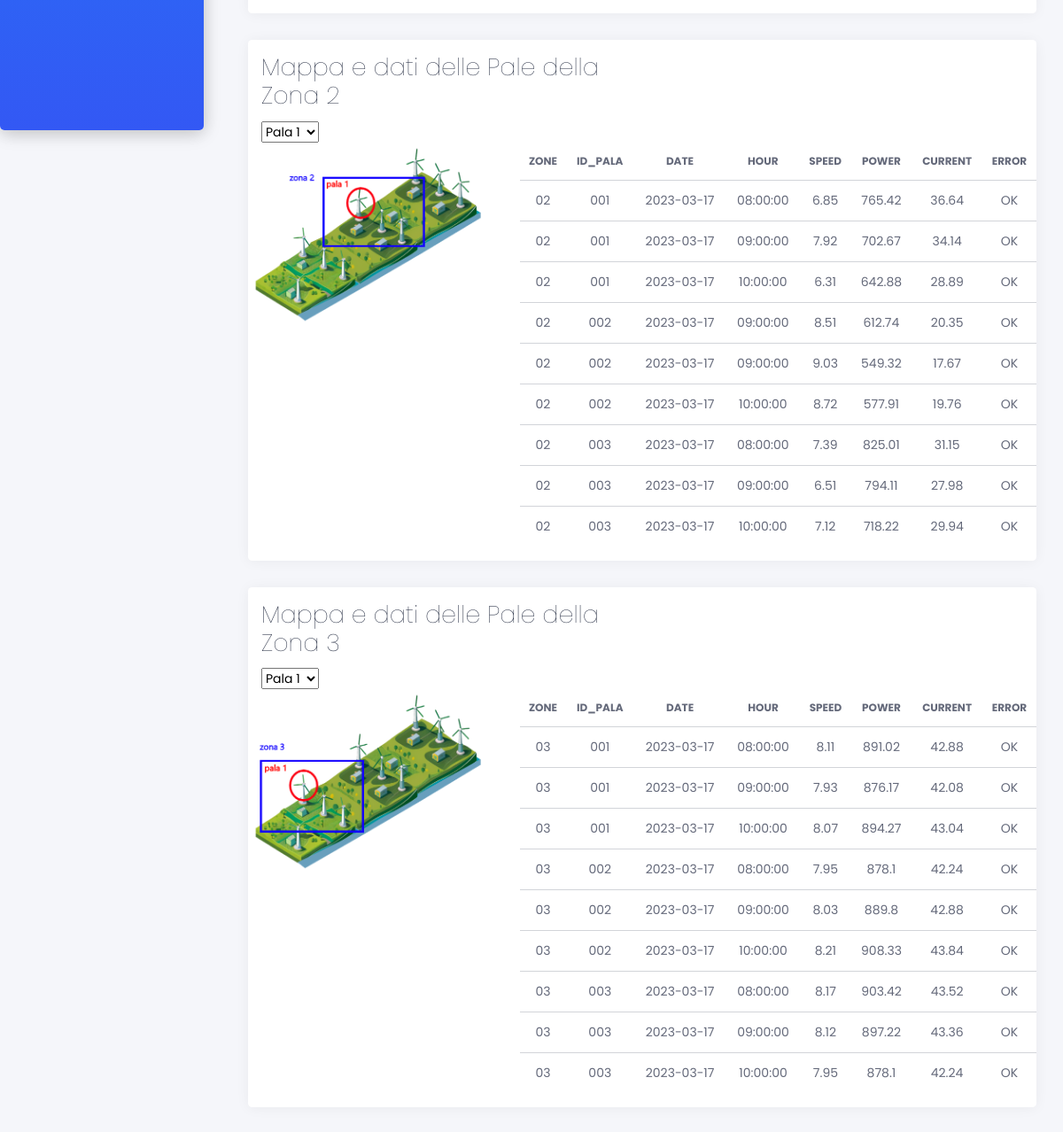
/pale (lower part), run on an earlier commit of the app's database.
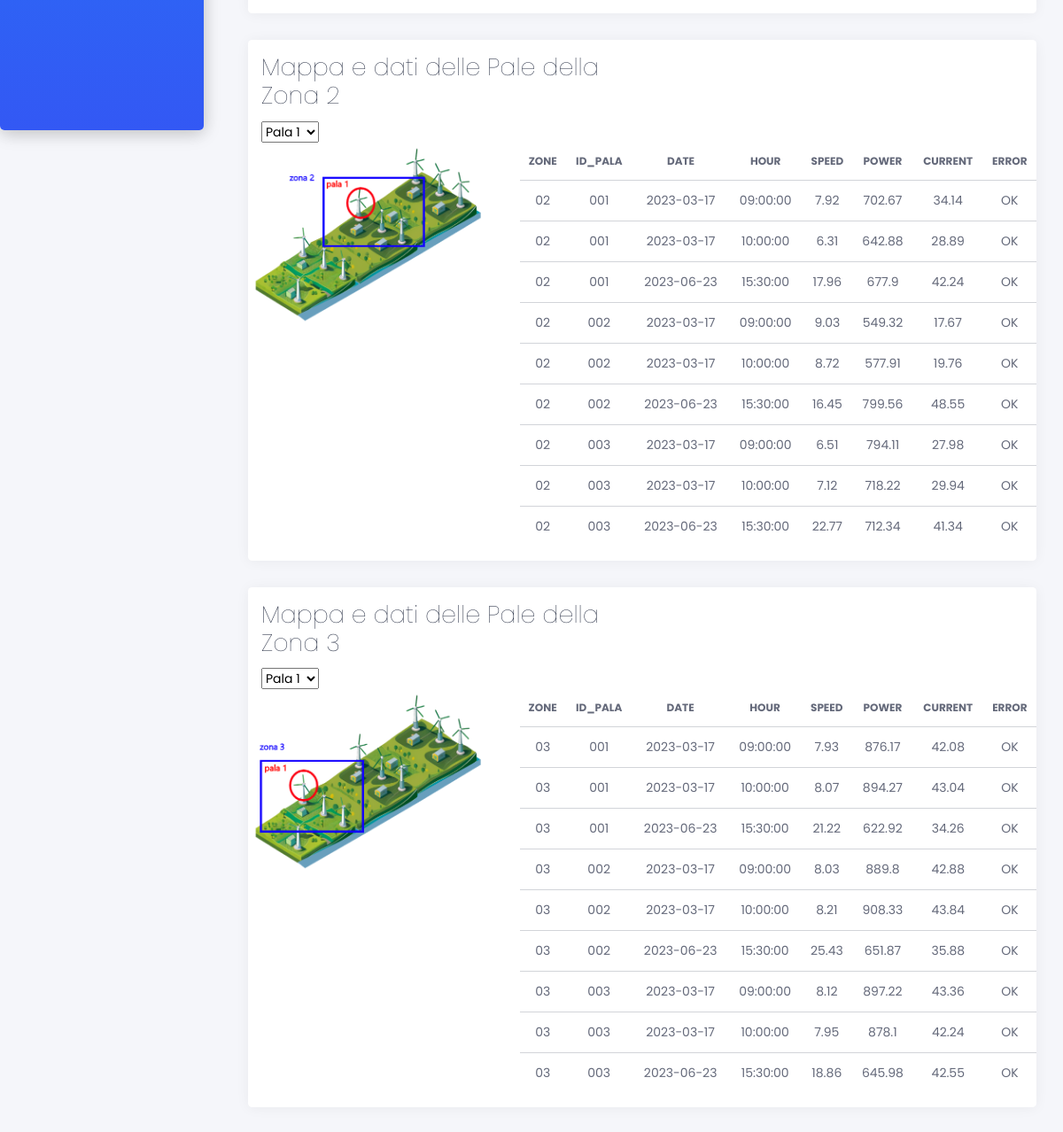
And on a later commit of the database.
### tables this page shows
CREATE TABLE arduino (
				   zone TEXT,
				   id TEXT,
				   date DATE,
				   hour TIME,
                   speed FLOAT,
                   power FLOAT,
				   current FLOAT,
				   error TEXT);

### apps/home/routes.py (the view)
@blueprint.route('/pale')
def pale():
    with get_db() as conn:
        arduino_all_data = conn.execute('SELECT * FROM arduino').fetchall()
        turbine_data= conn.execute(
                        "SELECT subquery3.zone, subquery3.id, subquery3.date, subquery3.hour, subquery3.speed, subquery3.power, subquery3.current, subquery3.error "
                        "FROM ( "
                        "    SELECT subquery2.*, ROW_NUMBER() OVER (PARTITION BY subquery2.zone, subquery2.id ORDER BY subquery2.date DESC, subquery2.hour DESC) AS rn "
                        "    FROM ( "
                        "        SELECT t.* "
                        "        FROM arduino t "
                        "        ORDER BY t.zone, t.id, t.date DESC, t.hour DESC "
                        "    ) subquery2 "
                        ") subquery3 "
                        "WHERE subquery3.rn <= 3 "
                        "GROUP BY subquery3.zone, subquery3.id, subquery3.date, subquery3.hour, subquery3.speed, subquery3.power, subquery3.current, subquery3.error"
                    ).fetchall()
        arduino_recent_data = conn.execute('SELECT * '
                       'FROM arduino a '
                       'WHERE (zone, id, date, hour) IN ('
                           'SELECT zone, id, MAX(date), MAX(hour) '
                           'FROM arduino '
                           'GROUP BY zone, id)').fetchall()
    return render_template('home/pale.html', arduino_recent_data=arduino_recent_data, arduino_all_data=arduino_all_data, turbine_data=turbine_data)

### apps/__init__.py (called while the page is built)
def configure_database(app):
    @app.before_first_request
    def initialize_database():
        db.create_all()
    @app.teardown_request
    def shutdown_session(exception=None):
        db.session.remove()

### apps/home/routes.py (called while the page is built)
def get_db():
    db = getattr(g, '_database', None)
    if db is None:
        db = g._database = sqlite3.connect(DATABASE)
        db.row_factory = sqlite3.Row
    return db

### apps/templates/home/pale.html (shortened to what the changed rows need)
{% extends "layouts/base.html" %}
{% block content %}
<div class="content">
<div class="row">
    <div class="col-12">
          <div class="card">
              <div class="card-header">
                  <div class="row">
                    <div class="col-sm-6 text-left">
                      <h2 class="card-title">Mappa e dati delle Pale della Zona 2</h2>
                    </div>
                  </div>
                  </div>
                  <div class="row">
                    <div class="col-lg-8 col-md-12">
                      <div class="table">
                        <table class="table tablesorter" id="">
                          <thead class="text-primary">
                            <tr>
                              <th class="text-center">zone</th>
                              <th class="text-center">id_pala</th>
                              <th class="text-center">date</th>
                              <th class="text-center">hour</th>
                              <th class="text-center">speed</th>
                              <th class="text-center">power</th>
                              <th class="text-center">current</th>
                              <th class="text-center">error</th>
                          </tr>
                          </thead>
                          <tbody>
                            {% for pala in turbine_data %}
                            {% if pala.zone == "02" %}
                                <tr>
                                    <td class="text-center">{{pala.zone}}</td>
                                    <td class="text-center">{{ pala.id }}</td>
                                    <td class="text-center">{{ pala.date }}</td>
                                    <td class="text-center">{{ pala.hour }}</td>
                                    <td class="text-center">{{ pala.speed }}</td>
                                    <td class="text-center">{{ pala.power }}</td>
                                    <td class="text-center">{{ pala.current }}</td>
                                    <td class="text-center">{{ pala.error }}</td>
                                </tr>
                            {% endif %}
                        {% endfor %}
                          </tbody>
                        </table>
                      </div>
                    </div>
                  </div>
                  </div>
          </div>
</div>
<div class="row">
    <div class="col-12">
          <div class="card">
              <div class="card-header">
                  <div class="row">
                    <div class="col-sm-6 text-left">
                      <h2 class="card-title">Mappa e dati delle Pale della Zona 3</h2>
                    </div>
                  </div>
                  </div>
                  <div class="row">
                    <div class="col-lg-8 col-md-12">
                      <div class="table">
                        <table class="table tablesorter" id="">
                            <thead class="text-primary">
                              <tr>
                                <th class="text-center">zone</th>
                                <th class="text-center">id_pala</th>
                                <th class="text-center">date</th>
                                <th class="text-center">hour</th>
                                <th class="text-center">speed</th>
                                <th class="text-center">power</th>
                                <th class="text-center">current</th>
                                <th class="text-center">error</th>
                            </tr>
                            </thead>
                            <tbody>
                              {% for pala in turbine_data %}
                              {% if pala.zone == "03" %}
                                  <tr>
                                      <td class="text-center">{{pala.zone}}</td>
                                      <td class="text-center">{{ pala.id }}</td>
                                      <td class="text-center">{{ pala.date }}</td>
                                      <td class="text-center">{{ pala.hour }}</td>
                                      <td class="text-center">{{ pala.speed }}</td>
                                      <td class="text-center">{{ pala.power }}</td>
                                      <td class="text-center">{{ pala.current }}</td>
                                      <td class="text-center">{{ pala.error }}</td>
                                  </tr>
                              {% endif %}
                          {% endfor %}
                            </tbody>
                          </table>
                      </div>
                    </div>
                  </div>
                  </div>
          </div>
</div>
</div>
{% endblock content %}

What changed in the data, as far as the page shows it:
no longer on this page (row unchanged): arduino: zone "02", id "001", date "2023-03-17", hour "08:00:00", speed "6.85", power "765.42", current "36.64", error "OK", shown under "Mappa e dati delle Pale della Zona 2"
no longer on this page (row unchanged): arduino: zone "02", id "002", date "2023-03-17", hour "09:00:00", speed "8.51", power "612.74", current "20.35", error "OK", shown under "Mappa e dati delle Pale della Zona 2"
no longer on this page (row unchanged): arduino: zone "02", id "003", date "2023-03-17", hour "08:00:00", speed "7.39", power "825.01", current "31.15", error "OK", shown under "Mappa e dati delle Pale della Zona 2"
no longer on this page (row unchanged): arduino: zone "03", id "001", date "2023-03-17", hour "08:00:00", speed "8.11", power "891.02", current "42.88", error "OK", shown under "Mappa e dati delle Pale della Zona 3"
no longer on this page (row unchanged): arduino: zone "03", id "002", date "2023-03-17", hour "08:00:00", speed "7.95", power "878.1", current "42.24", error "OK", shown under "Mappa e dati delle Pale della Zona 3"
no longer on this page (row unchanged): arduino: zone "03", id "003", date "2023-03-17", hour "08:00:00", speed "8.17", power "903.42", current "43.52", error "OK", shown under "Mappa e dati delle Pale della Zona 3"
added arduino: zone "02", id "001", date "2023-06-23", hour "15:30:00", speed "17.96", power "677.9", current "42.24", error "OK", shown under "Mappa e dati delle Pale della Zona 2"
added arduino: zone "02", id "002", date "2023-06-23", hour "15:30:00", speed "16.45", power "799.56", current "48.55", error "OK", shown under "Mappa e dati delle Pale della Zona 2"
added arduino: zone "02", id "003", date "2023-06-23", hour "15:30:00", speed "22.77", power "712.34", current "41.34", error "OK", shown under "Mappa e dati delle Pale della Zona 2"
added arduino: zone "03", id "001", date "2023-06-23", hour "15:30:00", speed "21.22", power "622.92", current "34.26", error "OK", shown under "Mappa e dati delle Pale della Zona 3"
added arduino: zone "03", id "002", date "2023-06-23", hour "15:30:00", speed "25.43", power "651.87", current "35.88", error "OK", shown under "Mappa e dati delle Pale della Zona 3"
added arduino: zone "03", id "003", date "2023-06-23", hour "15:30:00", speed "18.86", power "645.98", current "42.55", error "OK", shown under "Mappa e dati delle Pale della Zona 3"
